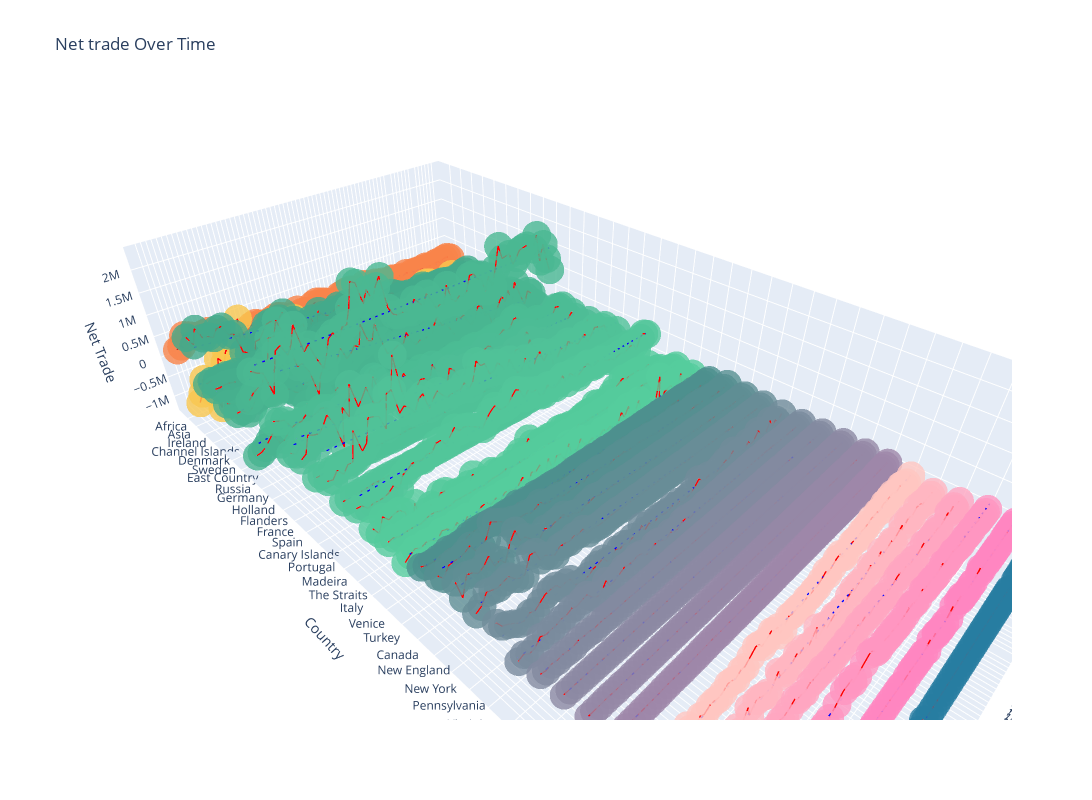

Notebook cell for this chart:
### Code cell
import pandas as pd
import numpy as np
import plotly.graph_objs as go
from plotly.offline import iplot, init_notebook_mode

# Initialize Plotly to be used in the Jupyter Notebook
init_notebook_mode(connected=True)

# Replace 'path/to/your/file.xlsx' with the actual path to your Excel file
file_path = 'Customs data for James.xlsx'

# Read the Excel file
df = pd.read_excel(file_path, header=None)

# Extract relevant part of the dataframe
# Countries are in column 0 (A120:A156) and years are from column 1 (B120:BU156)
# Data range is A120:BV156
df_relevant = df.iloc[157:194, 0:73]

years = df_relevant.iloc[0, 1:].values

countries = df_relevant.iloc[1:, 0].values

data = df_relevant.iloc[1:, 1:].values

filtered_years_indices = [i for i, year in enumerate(years) if year not in [1705, 1712]]
filtered_years = [year for year in years if year not in [1705, 1712]]
filtered_data = data[:, filtered_years_indices]

long_data = []
for i, country in enumerate(countries):
    for j, year in enumerate(filtered_years):
        long_data.append({
            'Year': year,
            'Country': country,
            'Export': filtered_data[i, j],
            'CountryOrder': i  # Add a column to preserve the original order of countries
        })

df_long = pd.DataFrame(long_data)

# Define the pastel color scale
color_scale = [
    '#f9844a', 
    '#f9c74f',  
    '#43aa8b', '#44ac8c', '#45ae8d', '#46b08e', '#47b28f', '#48b490', '#49b691', '#4ab892', '#4bbc94', '#4cbc95', '#4ebd96', '#4fc197', '#50c298', '#51c499', '#52c69a', '#53ca9b', '#54cb9c', '#55cd9d', 
    '#4d908e', '#568f91', '#5f8e94', '#688d97', '#718c9a', '#7a8b9d', '#838aa0', '#8c89a3', '#9588a6', '#9e87a9', 
    '#ffc6c1', '#ffb6c1', '#ffa6c1', '#ff96c1', '#ff86c1', 
    '#277da1'
]

# Create a 3D scatter plot to simulate a 3D bar chart
fig = go.Figure()

for i, country in enumerate(countries):
    country_data = df_long[df_long['Country'] == country]
    # Add scatter points
    fig.add_trace(go.Scatter3d(
        x=country_data['Year'],
        y=[country] * len(country_data),
        z=country_data['Export'],
        mode='markers',
        marker=dict(
            size=10,
            color=color_scale[i % len(color_scale)],
            opacity=0.8
        ),
        showlegend=False  # Disable legend for each trace
    ))
    # Add correlation line
    fig.add_trace(go.Scatter3d(
        x=country_data['Year'],
        y=[country] * len(country_data),
        z=country_data['Export'],
        mode='lines',
        line=dict(
            color='red',
            width=3
        ),
        showlegend=False  # Disable legend for each trace
    ))
    # Calculate the trend line (linear regression)
    z = np.polyfit(country_data['Year'], country_data['Export'], 1)
    p = np.poly1d(z)
    trendline = p(country_data['Year'])
    
    # Add trend line
    fig.add_trace(go.Scatter3d(
        x=country_data['Year'],
        y=[country] * len(country_data),
        z=trendline,
        mode='lines',
        line=dict(
            color='blue',
            width=3,
            dash='dash'  # Optional: make the trend line dashed
        ),
        showlegend=False  # Disable legend for each trace
    ))

# Set the initial camera view to be more zoomed out
camera = dict(
    eye=dict(x=2, y=2, z=2)  # Adjust these values to zoom out
)

fig.update_layout(
    title='Net trade Over Time',
    scene=dict(
        xaxis=dict(
            title='Year',
            tickmode='array',
            tickvals=filtered_years,
            ticktext=[str(year) for year in filtered_years],
            tickangle=45  # Ensure the labels are angled for better readability
        ),
        yaxis=dict(
            title='Country',
            tickmode='array',
            tickvals=[i for i in range(len(countries))],
            ticktext=countries,
            tickangle=0  # Ensure the labels are horizontal
        ),
        zaxis_title='Net Trade',
        aspectratio=dict(x=2, y=4, z=1),  # Adjust the aspect ratio
        camera=camera  # Apply the camera settings
    ),
    autosize=True,
    width=1200,       # Set the width of the figure
    height=800,       # Increase the height of the figure
    showlegend=False  # Remove the legend from the layout
)

iplot(fig)
